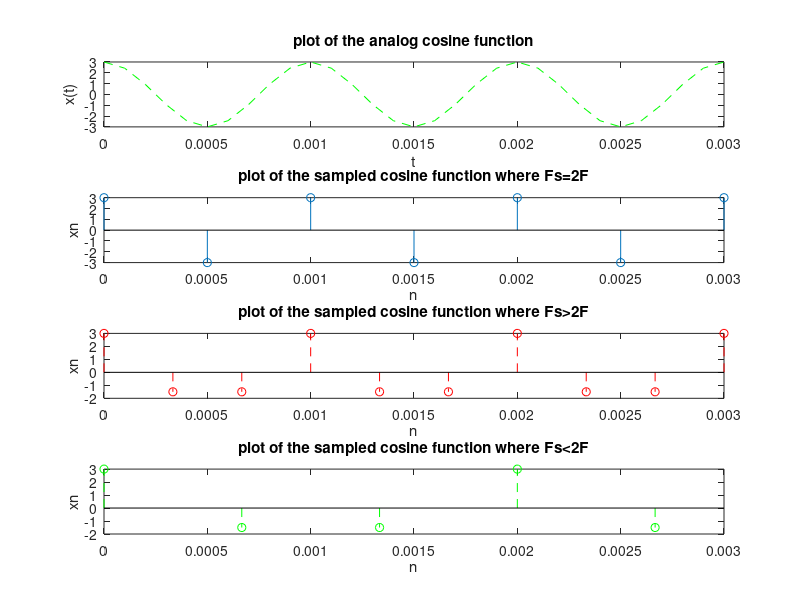

Recreate this plot in MATLAB.
 %Name: Devashish Dewalkar
 %Roll number: 32117
 %Batch: K5
   
     
clc, clear all, close all;
A=3;
F=1000;
t=0:1/10000:3/F;
y=A*cos(2*pi*F*t);
subplot(4,1,1)
plot(t,y, 'g--')
xlabel('t')
ylabel('x(t)')
title('plot of the analog cosine function')
hold on
%sampled signal at Fs=2000
Fs1=2000;
n=0:1/(Fs1):3/F;
xn=A*cos(2*pi*F*n);
subplot(4,1,2)
stem(n,xn);
xlabel('n')
ylabel('xn')
title('plot of the sampled cosine function where Fs=2F')
hold on

%sampled signal at Fs>2000
Fs2=3000;
n=0:1/(Fs2):3/F;
xn=A*cos(2*pi*F*n);
subplot(4,1,3)
stem(n,xn, 'r--')
xlabel('n')
ylabel('xn')
title('plot of the sampled cosine function where Fs>2F')
hold on

%sampled signal at Fs<2000
Fs3=1500;
n=0:1/(Fs3):3/F;
xn=A*cos(2*pi*F*n);
subplot(4,1,4)
stem(n,xn, 'g--')
xlabel('n')
ylabel('xn')
title('plot of the sampled cosine function where Fs<2F')

